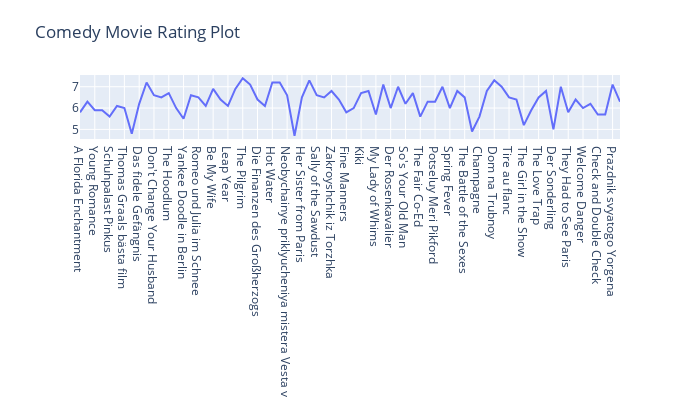

The code cell stored with this chart in its notebook:
### Code cell
name = comedytype.Movie_Name
rating = comedytype.Rating

fig = go.Figure({'layout' : {'width':700, 'height': 400, 'title' : 'Comedy Movie Rating Plot'}})
fig.add_trace( go.Line( x = name, y= rating))

### Figure 1 — Plotly figure (JSON) as saved in the notebook; plotly's stock layout.template omitted (floating-point values rounded to 4 significant figures)
{"data": [{"type": "scatter", "x": ["A Florida Enchantment", "Tillie's Punctured Romance", "Young Romance", "His Picture in the Papers", "Schuhpalast Pinkus", "A Girl's Folly", "Thomas Graals bästa film", "Tillie Wakes Up", "Das fidele Gefängnis", "Die Austernprinzessin", "Don't Change Your Husband", "Getting Mary Married", "The Hoodlum", "Meyer aus Berlin", "Yankee Doodle in Berlin", "The Flapper", "Romeo und Julia im Schnee", "The Saphead", "Be My Wife", "Enchantment", "Leap Year", "A Sailor-Made Man", "The Pilgrim", "Three Ages", "Die Finanzen des Großherzogs", "Forbidden Paradise", "Hot Water", "The Marriage Circle", "Neobychainye priklyucheniya mistera Vesta v strane bolshevikov", "Open All Night", "Her Sister from Paris", "Lady Windermere's Fan", "Sally of the Sawdust", "Stage Struck", "Zakroyshchik iz Torzhka", "Fig Leaves", "Fine Manners", "His First Flame", "Kiki", "Mantrap", "My Lady of Whims", "Protsess o tryokh millionakh", "Der Rosenkavalier", "So This Is Paris", "So's Your Old Man", "The Strong Man", "The Fair Co-Ed", "Long Pants", "Potseluy Meri Pikford", "Running Wild", "Spring Fever", "Un chapeau de paille d'Italie", "The Battle of the Sexes", "Bringing Up Father", "Champagne", "Les deux timides", "Dom na Trubnoy", "Feel My Pulse", "Tire au flanc", "Daigaku wa detakeredo", "The Girl in the Show", "The Idle Rich", "The Love Trap", "Les nouveaux messieurs", "Der Sonderling", "Spite Marriage", "They Had to See Paris", "Gakusei romansu: Wakaki hi", "Welcome Danger", "Charley's Aunt", "Check and Double Check", "The Matrimonial Bed", "Prazdnik svyatogo Yorgena", "The Royal Family of Broadway"], "y": [5.8, 6.3, 5.9, 5.9, 5.6, 6.1, 6, 4.8, 6.2, 7.2, 6.6, 6.5, 6.7, 6, 5.5, 6.6, 6.5, 6.1, 6.9, 6.4, 6.1, 6.9, 7.4, 7.1, 6.4, 6.1, 7.2, 7.2, 6.6, 4.7, 6.5, 7.3, 6.6, 6.5, 6.8, 6.4, 5.8, 6, 6.7, 6.8, 5.7, 7.1, 6, 7, 6.2, 6.7, 5.6, 6.3, 6.3, 7, 6, 6.8, 6.5, 4.9, 5.6, 6.8, 7.3, 7, 6.5, 6.4, 5.2, 5.9, 6.5, 6.8, 5, 7, 5.8, 6.4, 6, 6.2, 5.7, 5.7, 7.1, 6.3]}], "layout": {"height": 400, "title": {"text": "Comedy Movie Rating Plot"}, "width": 700}}
